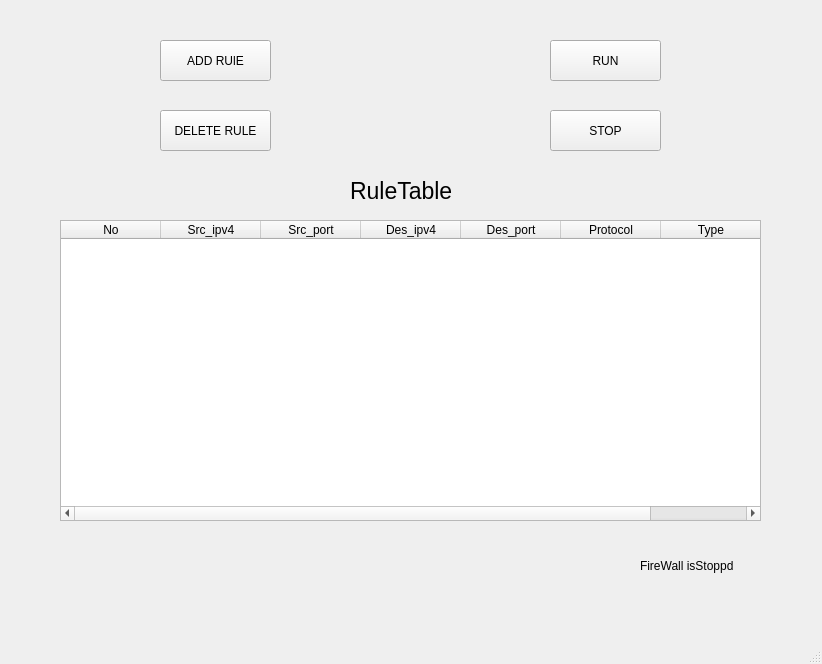
<?xml version="1.0" encoding="UTF-8"?>
<ui version="4.0">
 <class>MainWindow</class>
 <widget class="QMainWindow" name="MainWindow">
  <property name="geometry">
   <rect>
    <x>0</x>
    <y>0</y>
    <width>822</width>
    <height>664</height>
   </rect>
  </property>
  <property name="windowTitle">
   <string>MainWindow</string>
  </property>
  <widget class="QWidget" name="centralwidget">
   <widget class="QWidget" name="verticalLayoutWidget">
    <property name="geometry">
     <rect>
      <x>60</x>
      <y>220</y>
      <width>701</width>
      <height>301</height>
     </rect>
    </property>
    <layout class="QVBoxLayout" name="verticalLayout">
     <item>
      <layout class="QHBoxLayout" name="horizontalLayout">
       <item>
        <widget class="QTableWidget" name="ruleTable">
         <column>
          <property name="text">
           <string>No</string>
          </property>
         </column>
         <column>
          <property name="text">
           <string>Src_ipv4</string>
          </property>
         </column>
         <column>
          <property name="text">
           <string>Src_port</string>
          </property>
         </column>
         <column>
          <property name="text">
           <string>Des_ipv4</string>
          </property>
         </column>
         <column>
          <property name="text">
           <string>Des_port</string>
          </property>
         </column>
         <column>
          <property name="text">
           <string>Protocol</string>
          </property>
         </column>
         <column>
          <property name="text">
           <string>Type</string>
          </property>
         </column>
        </widget>
       </item>
      </layout>
     </item>
    </layout>
   </widget>
   <widget class="QLabel" name="Run_State_Label">
    <property name="geometry">
     <rect>
      <x>640</x>
      <y>555</y>
      <width>131</width>
      <height>21</height>
     </rect>
    </property>
    <property name="text">
     <string>FireWall isStoppd</string>
    </property>
   </widget>
   <widget class="QLabel" name="label_red">
    <property name="geometry">
     <rect>
      <x>580</x>
      <y>540</y>
      <width>50</width>
      <height>50</height>
     </rect>
    </property>
    <property name="text">
     <string/>
    </property>
    <property name="pixmap">
     <pixmap>Image/Red.png</pixmap>
    </property>
   </widget>
   <widget class="QLabel" name="label_green">
    <property name="geometry">
     <rect>
      <x>580</x>
      <y>540</y>
      <width>51</width>
      <height>51</height>
     </rect>
    </property>
    <property name="text">
     <string/>
    </property>
    <property name="pixmap">
     <pixmap>Image/Green.png</pixmap>
    </property>
   </widget>
   <widget class="QPushButton" name="RUN_BUTTON">
    <property name="geometry">
     <rect>
      <x>550</x>
      <y>40</y>
      <width>111</width>
      <height>41</height>
     </rect>
    </property>
    <property name="text">
     <string>RUN</string>
    </property>
   </widget>
   <widget class="QPushButton" name="ADD_RULE_BUTTON">
    <property name="geometry">
     <rect>
      <x>160</x>
      <y>40</y>
      <width>111</width>
      <height>41</height>
     </rect>
    </property>
    <property name="text">
     <string>ADD RUlE</string>
    </property>
   </widget>
   <widget class="QPushButton" name="DELETE_RULE_BUTTON">
    <property name="geometry">
     <rect>
      <x>160</x>
      <y>110</y>
      <width>111</width>
      <height>41</height>
     </rect>
    </property>
    <property name="text">
     <string>DELETE RULE</string>
    </property>
   </widget>
   <widget class="QPushButton" name="STOP_BUTTON">
    <property name="geometry">
     <rect>
      <x>550</x>
      <y>110</y>
      <width>111</width>
      <height>41</height>
     </rect>
    </property>
    <property name="text">
     <string>STOP</string>
    </property>
   </widget>
   <widget class="QLabel" name="label">
    <property name="geometry">
     <rect>
      <x>350</x>
      <y>160</y>
      <width>131</width>
      <height>61</height>
     </rect>
    </property>
    <property name="font">
     <font>
      <pointsize>17</pointsize>
     </font>
    </property>
    <property name="text">
     <string>RuleTable</string>
    </property>
   </widget>
  </widget>
  <widget class="QMenuBar" name="menubar">
   <property name="geometry">
    <rect>
     <x>0</x>
     <y>0</y>
     <width>822</width>
     <height>25</height>
    </rect>
   </property>
  </widget>
  <widget class="QStatusBar" name="statusbar"/>
 </widget>
 <resources/>
 <connections/>
</ui>
